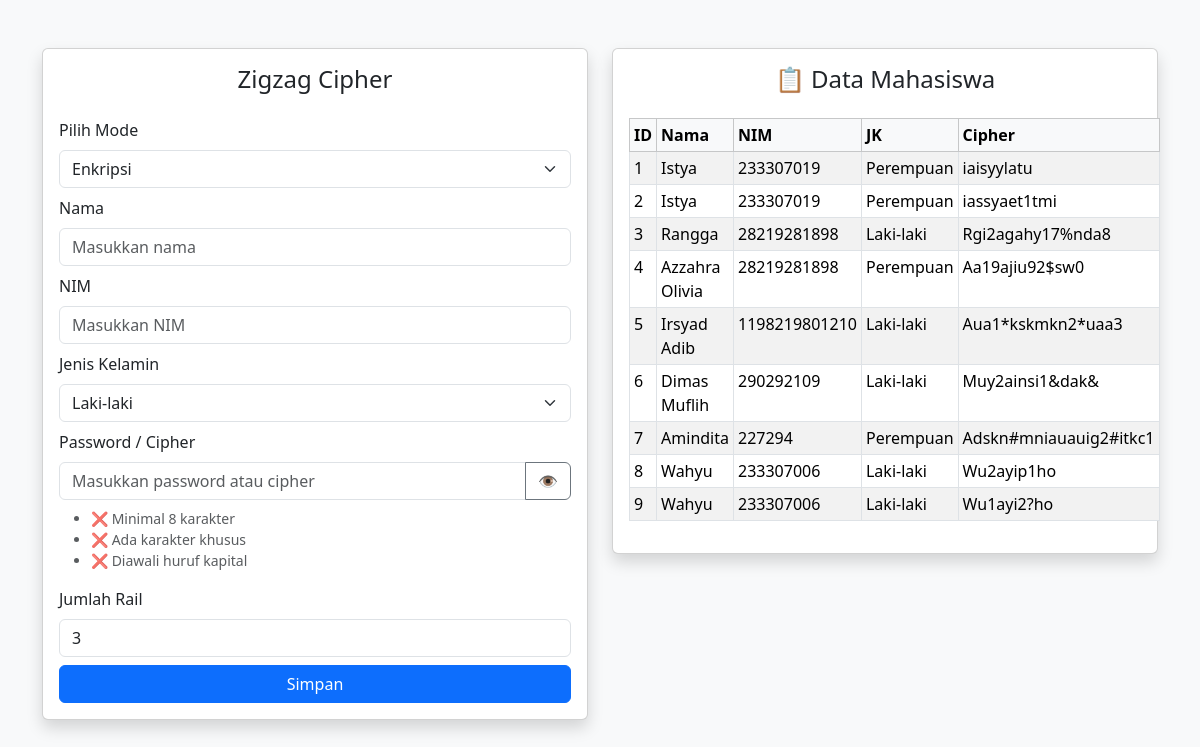
The app's page /zigzag, older data.
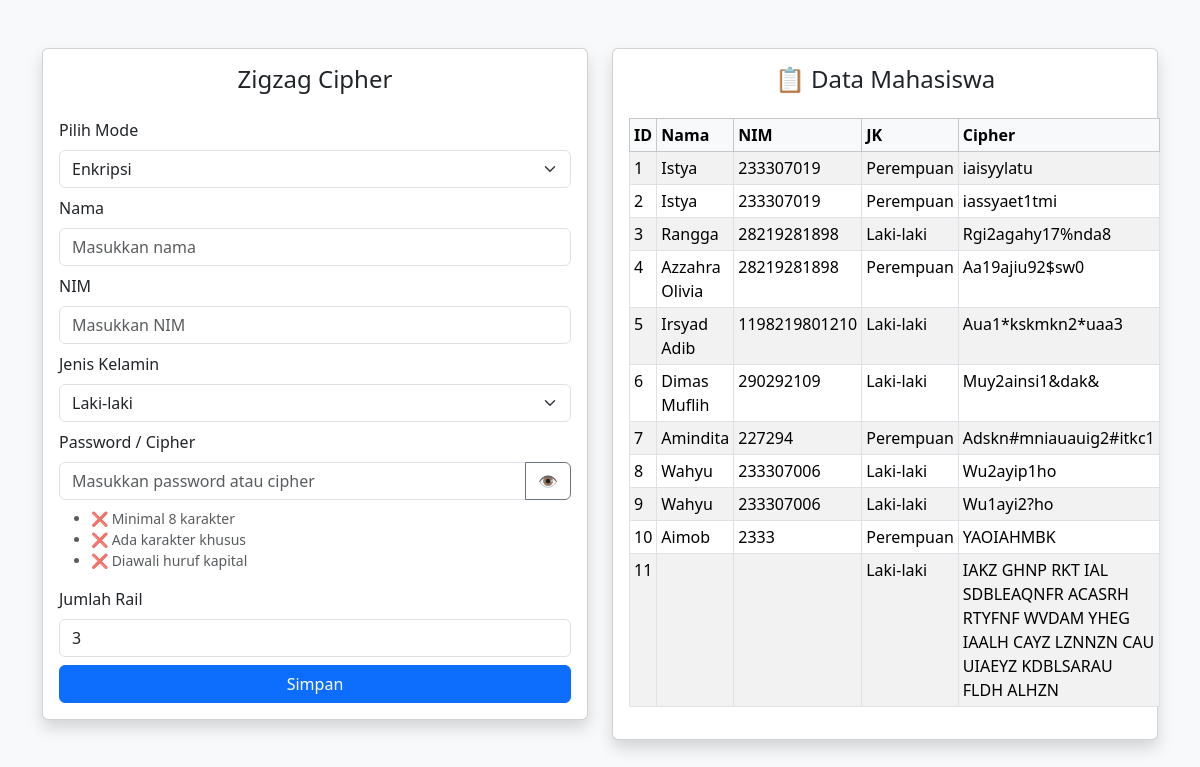
The same page, newer data.
### tables this page shows
CREATE TABLE mahasiswa (
        id INTEGER PRIMARY KEY AUTOINCREMENT,
        nama TEXT,
        nim TEXT,
        jk TEXT,
        password TEXT
    );

### app.py (the view, shortened to what this page needs)
@app.route("/zigzag", methods=["GET", "POST"])
def zigzag():
    result, error = None, None
    conn = sqlite3.connect("mahasiswa.db")
    c = conn.cursor()
    c.execute("SELECT * FROM mahasiswa")
    mahasiswa_list = c.fetchall()
    conn.close()
    return render_template("zigzag.html", result=result, error=error, mahasiswa=mahasiswa_list)

### templates/zigzag.html (shortened to what this page needs)
<!DOCTYPE html>
<html lang="id">
<head>
    <link href="https://cdn.jsdelivr.net/npm/bootstrap@5.3.3/dist/css/bootstrap.min.css" rel="stylesheet">
</head>
<body class="bg-light" onload="toggleFields()">
<div class="container mt-5">
    <div class="row g-4">
        <div class="col-md-6">
            <div class="card shadow p-3">
                <h4 class="text-center"> Zigzag Cipher</h4>
                <form method="POST" class="mt-3">
                    <div class="mb-2">
                        <label class="form-label">Pilih Mode</label>
                        <select class="form-select" id="mode" name="mode" onchange="toggleFields()" required>
                            <option value="encrypt">Enkripsi</option>
                        </select>
                    </div>
                    <div id="encrypt-fields">
                        <div class="mb-2">
                            <label class="form-label">Nama</label>
                            <input type="text" class="form-control" name="nama" placeholder="Masukkan nama">
                        </div>
                        <div class="mb-2">
                            <label class="form-label">NIM</label>
                            <input type="text" class="form-control" name="nim" placeholder="Masukkan NIM">
                        </div>
                        <div class="mb-2">
                            <label class="form-label">Jenis Kelamin</label>
                            <select class="form-select" name="jk">
                                <option value="Laki-laki">Laki-laki</option>
                            </select>
                        </div>
                    </div>
                    <div class="mb-2">
                        <label class="form-label">Password / Cipher</label>
                        <div class="input-group">
                            <input type="password" class="form-control" id="password" name="password" placeholder="Masukkan password atau cipher" onkeyup="validatePassword()" required>
                            <button type="button" class="btn btn-outline-secondary" onclick="togglePassword()">
                                <span id="toggleIcon">👁️</span>
                            </button>
                        </div>
                        <div id="validation-rules" class="form-text mt-2">
                            <ul>
                                <li id="rule-length">❌ Minimal 8 karakter</li>
                                <li id="rule-special">❌ Ada karakter khusus</li>
                                <li id="rule-capital">❌ Diawali huruf kapital</li>
                            </ul>
                        </div>
                    </div>
                    <div class="mb-2">
                        <label class="form-label">Jumlah Rail</label>
                        <input type="number" class="form-control" name="rail" min="2" value="3" required>
                    </div>
                    <button type="submit" id="submitBtn" class="btn btn-primary w-100">Simpan</button>
                </form>
            </div>
        </div>
        <div class="col-md-6">
            <div class="card shadow p-3">
                <h4 class="text-center">📋 Data Mahasiswa</h4>
                <table class="table table-sm table-bordered table-striped mt-3">
                    <thead class="table-light">
                        <tr>
                            <th>ID</th>
                            <th>Nama</th>
                            <th>NIM</th>
                            <th>JK</th>
                            <th>Cipher</th>
                        </tr>
                    </thead>
                    <tbody>
                        {% for m in mahasiswa %}
                        <tr>
                            <td>{{ m[0] }}</td>
                            <td>{{ m[1] }}</td>
                            <td>{{ m[2] }}</td>
                            <td>{{ m[3] }}</td>
                            <td>{{ m[4] }}</td>
                        </tr>
                        {% endfor %}
                    </tbody>
                </table>
            </div>
        </div>
    </div>
</div>
</body>
</html>

Row changes from the older to the newer data that the page shows:
added mahasiswa: id "10", nama "Aimob", nim "2333", jk "Perempuan", password "YAOIAHMBK"
added mahasiswa: id "11", jk "Laki-laki", password "IAKZ GHNP RKT IAL SDBLEAQNFR ACASRH RTYFNF WVDAM YHEG IAALH CAYZ LZNNZN CAU UIAEYZ KDBLSARAU FLDH ALHZN"
